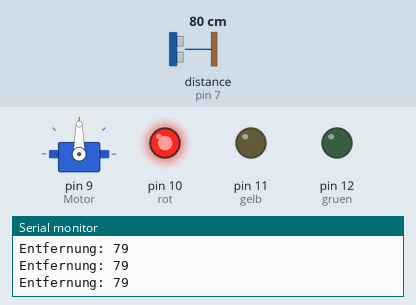
Bench run of a sketch on a simulated Arduino Uno, built with avr-gcc and run on an emulated ATmega328P. Parts: servo, output pins drawn as LEDs (lit = HIGH), the last lines printed to the serial monitor. Wiring (inferred from the names in the program): ultrasonic range finder: trigger pin 8; echo pin 7. The inputs (shaded band) are chosen by the test bench; at power-on: distance to the obstacle (sensor on pin 7) 80 cm. The echo pulse lasts 58.3 µs per cm; pins used as bus, display or sensor lines are not drawn.

Above: at 1.2 s.
1.3 s: distance to the obstacle (sensor on pin 7) set to 13 cm
2.8 s: distance to the obstacle (sensor on pin 7) set to 10 cm
At 3.1 s:
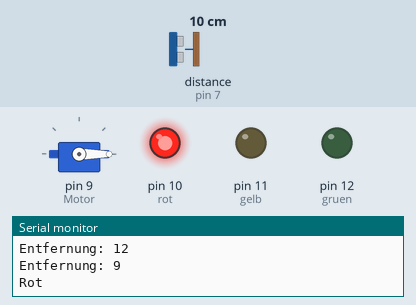
At 8.1 s:
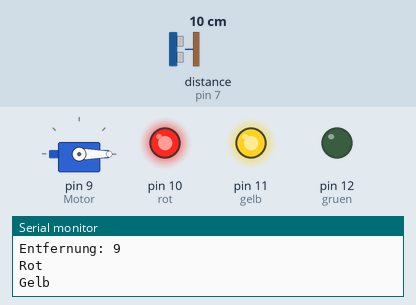
Timing chart, 0 to 17.3 s (numbered marks = the images above; inputs shaded):
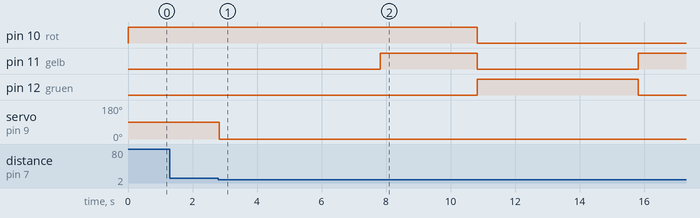

The sketch:

das_ganze_noch_mit_nem_servo.ino
```cpp
#include <Servo.h>

int rot=10;
int gelb=11;
int gruen=12;
int trigger=8;
int echo=7;
long entfernung=0;
long dauer=0;

Servo Motor;  // create servo object to control a servo

void setup() {
  Motor.attach(9);  // attaches the servo on pin 9 to the servo object
  pinMode(rot, OUTPUT);
  pinMode(gelb, OUTPUT);
  pinMode(gruen, OUTPUT);
  pinMode(trigger, OUTPUT);
  pinMode(echo, INPUT);
  digitalWrite(gelb, LOW);
  digitalWrite(rot, HIGH);
  Serial.begin(9600);
}

void loop() {
  digitalWrite(trigger, LOW);
  delay(1);
  digitalWrite(trigger, HIGH);
  delay(1);
  digitalWrite(trigger, LOW);
  dauer = pulseIn(echo, HIGH);
  entfernung = (dauer/2) * 0.03432;
  Serial.print("Entfernung: ");
  Serial.println(entfernung);
  if (entfernung <= 10){
    Serial.println("Rot");
    digitalWrite(gelb, LOW);
    digitalWrite(rot, HIGH);
    Motor.write(0);  // move servo to 0 degrees
    delay(5000);
    Serial.println("Gelb");
    digitalWrite(gelb, HIGH);
    delay(3000);
    Serial.println("Grün");
    digitalWrite(rot, LOW);
    digitalWrite(gelb, LOW);
    digitalWrite(gruen, HIGH);
    delay(5000);
    Serial.println("Gelb");
    digitalWrite(gruen, LOW);
    digitalWrite(gelb, HIGH);
    delay(3000);
    Serial.println("Rot");
    digitalWrite(gelb, LOW);
    digitalWrite(rot, HIGH);
    Motor.write(180);  // move servo to 180 degrees
  }
  else
  {
    digitalWrite(rot, HIGH);
  }
}
```

Measured:
- the behaviour switches between 12 and 11 cm on distance to the obstacle (sensor on pin 7) (found by bisection; images 0 and 1)
- after the input at 2.8 s, pin 10 (rot): HIGH → LOW after 8.0 s; pin 11 (gelb): LOW → HIGH after 5.0 s, → LOW 3.0 s later, → HIGH 5.0 s later; pin 12 (gruen): LOW → HIGH after 8.0 s, → LOW 5.0 s later; servo on pin 9 (Motor): 90° → 0° at once
